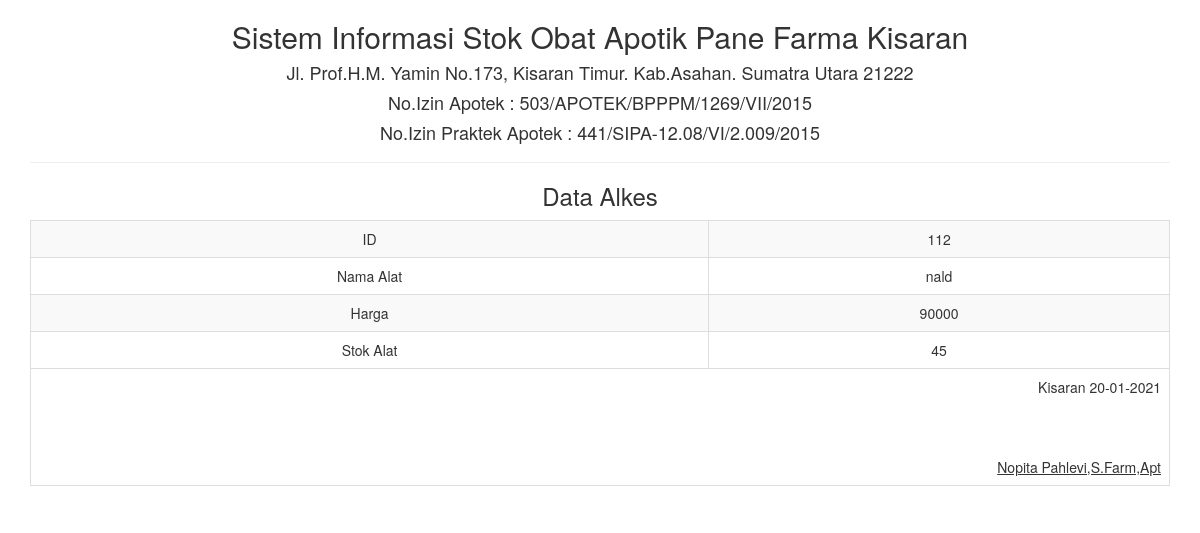
The page /report/alkes_satu.php?id=112 on the database its author committed.
### tables this page shows
CREATE TABLE IF NOT EXISTS `tbl_alatkesehatan` (
`id` int(15) NOT NULL,
  `nama_alat` varchar(25) NOT NULL,
  `harga` int(7) NOT NULL,
  `stok_alat` int(7) NOT NULL
);

### report/alkes_satu.php (the view, shortened to what this page needs)
<!DOCTYPE html>
<html>
    <head>
        <link href="../Assets/css/bootstrap.min.css" rel="stylesheet" type="text/css"/>
    </head>
    <body onload="print()">
        <?php
        include '../config/koneksi.php';
        $sql = "SELECT * FROM tbl_alatkesehatan WHERE id='" . $_GET ['id'] . "'";
        $query = mysqli_query($koneksi, $sql) or die("SQL Detail error");
        $data = mysqli_fetch_array($query);
        ?>
        <div class="container">
            <div class='row'>
                <div class="col-sm-12">
                    <div class="text-center">
                        <h2>Sistem Informasi Stok Obat Apotik Pane Farma Kisaran </h2>
                        <h4>Jl. Prof.H.M. Yamin No.173, Kisaran Timur. Kab.Asahan. Sumatra Utara 21222</h4>
                        <h4>No.Izin Apotek : 503/APOTEK/BPPPM/1269/VII/2015</h4>
                        <h4>No.Izin Praktek Apotek : 441/SIPA-12.08/VI/2.009/2015</h4>
                        <hr>
                        <h3>Data Alkes</h3>
                        <table class="table table-bordered table-striped table-hover">
                            <tbody>
								<tr>
                                    <td>ID</td> <td><?= $data['id'] ?></td>
                                </tr>
                                <tr>
                                    <td>Nama Alat</td> <td><?= $data['nama_alat'] ?></td>
                                </tr>
								<tr>
                                    <td>Harga</td> <td><?= $data['harga'] ?></td>
                                </tr>
								<tr>
                                    <td>Stok Alat</td> <td><?= $data['stok_alat'] ?></td>
                                </tr>
                            </tbody>
                            <tfoot>
                                <tr>
                                    <td colspan="2" class="text-right">
                                        Kisaran  <?= date("d-m-Y") ?>
                                        <br><br><br><br>
                                        <u>Nopita Pahlevi,S.Farm,Apt<strong></u><br>
									</td>
								</tr>
							</tfoot>
                        </table>
                    </div>
                </div>
            </div>
    </body>
</html>

### rows shown on the page
tbl_alatkesehatan: id "112", nama_alat "nald", harga "90000", stok_alat "45"
